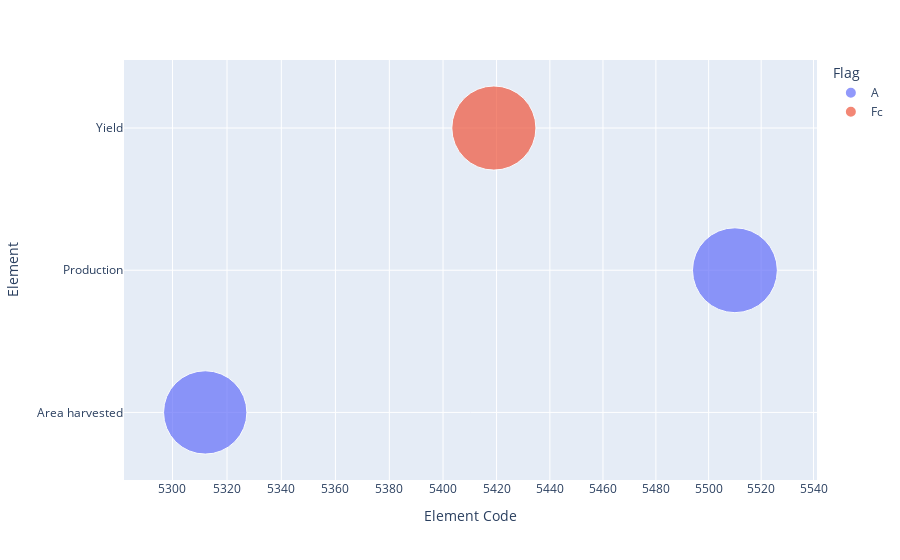

The notebook cell saved with this chart:
### Code cell
import pandas as pd
import plotly.express as px
pak = pd.read_csv("Pakistan.csv")
#ind = pd.read_csv("India.csv")

fig = px.scatter(pak.query("Year==2020"), x="Element Code", y="Element",
                 size="Element Code", color="Flag",
                 hover_name="Unit", log_x=True, size_max=60)
fig.show()

### Figure 1 — Plotly figure (JSON) as saved in the notebook; plotly's stock layout.template omitted (floating-point values rounded to 4 significant figures)
{"data": [{"hovertemplate": "<b>%{hovertext}</b><br><br>Flag=A<br>Element Code=%{marker.size}<br>Element=%{y}<extra></extra>", "hovertext": ["ha", "tonnes"], "legendgroup": "A", "marker": {"color": "#636efa", "size": [5312, 5510], "sizemode": "area", "sizeref": 1.531, "symbol": "circle"}, "mode": "markers", "name": "A", "orientation": "h", "showlegend": true, "type": "scatter", "x": [5312, 5510], "xaxis": "x", "y": ["Area harvested", "Production"], "yaxis": "y"}, {"hovertemplate": "<b>%{hovertext}</b><br><br>Flag=Fc<br>Element Code=%{marker.size}<br>Element=%{y}<extra></extra>", "hovertext": ["hg/ha"], "legendgroup": "Fc", "marker": {"color": "#EF553B", "size": [5419], "sizemode": "area", "sizeref": 1.531, "symbol": "circle"}, "mode": "markers", "name": "Fc", "orientation": "h", "showlegend": true, "type": "scatter", "x": [5419], "xaxis": "x", "y": ["Yield"], "yaxis": "y"}], "layout": {"legend": {"itemsizing": "constant", "title": {"text": "Flag"}, "tracegroupgap": 0}, "margin": {"t": 60}, "xaxis": {"anchor": "y", "domain": [0, 1], "title": {"text": "Element Code"}, "type": "log"}, "yaxis": {"anchor": "x", "domain": [0, 1], "title": {"text": "Element"}}}}
